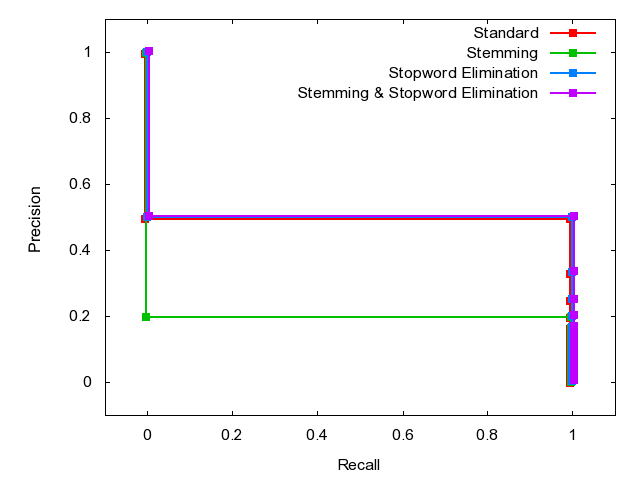

Write the gnuplot code that produced this figure.

	set terminal png
	set output 'Q32.png'
	set ylabel 'Precision'
	set xlabel 'Recall'
	set xrange [-0.1:1.1]
	set yrange [-0.1:1.1]
	plot 'Q32.dat' index 0 using 1:2 w linespoints lw 2 pt 5 title 'Standard', \
'Q32.dat' index 1 using 1:2 w linespoints lw 2 pt 5 title 'Stemming', \
'Q32.dat' index 2 using 1:2 w linespoints lw 2 pt 5 title 'Stopword Elimination', \
'Q32.dat' index 3 using 1:2 w linespoints lw 2 pt 5 title 'Stemming & Stopword Elimination'